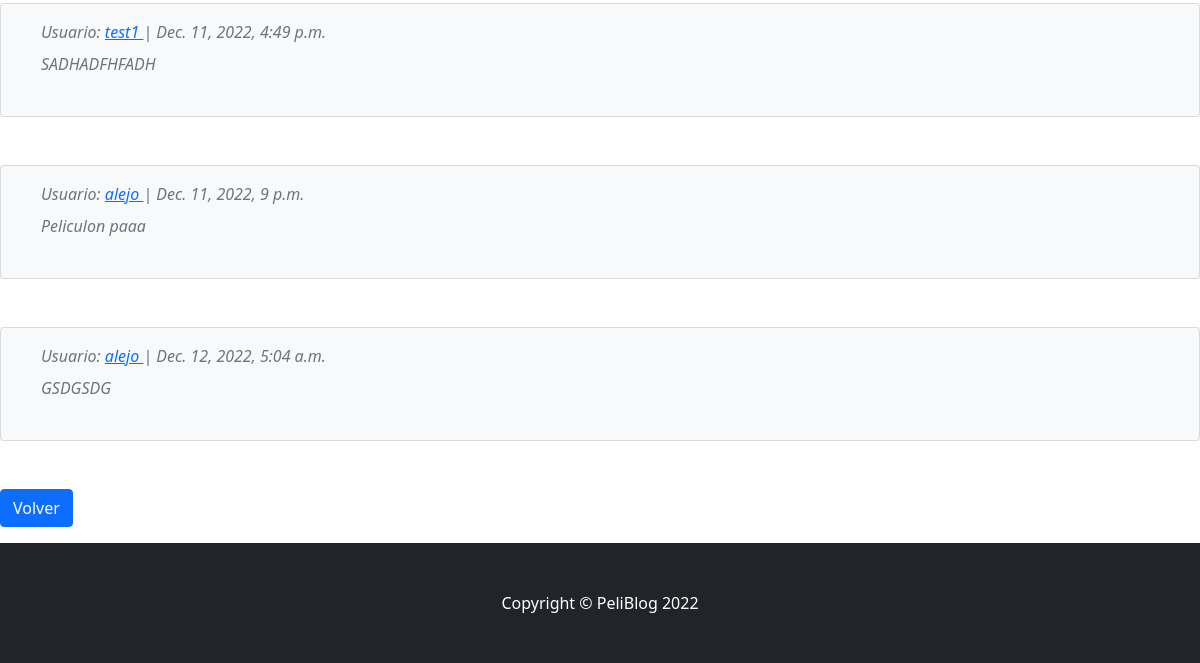
The app's page /pelicula_detail/Interestellar (signed in, lower part), older data.
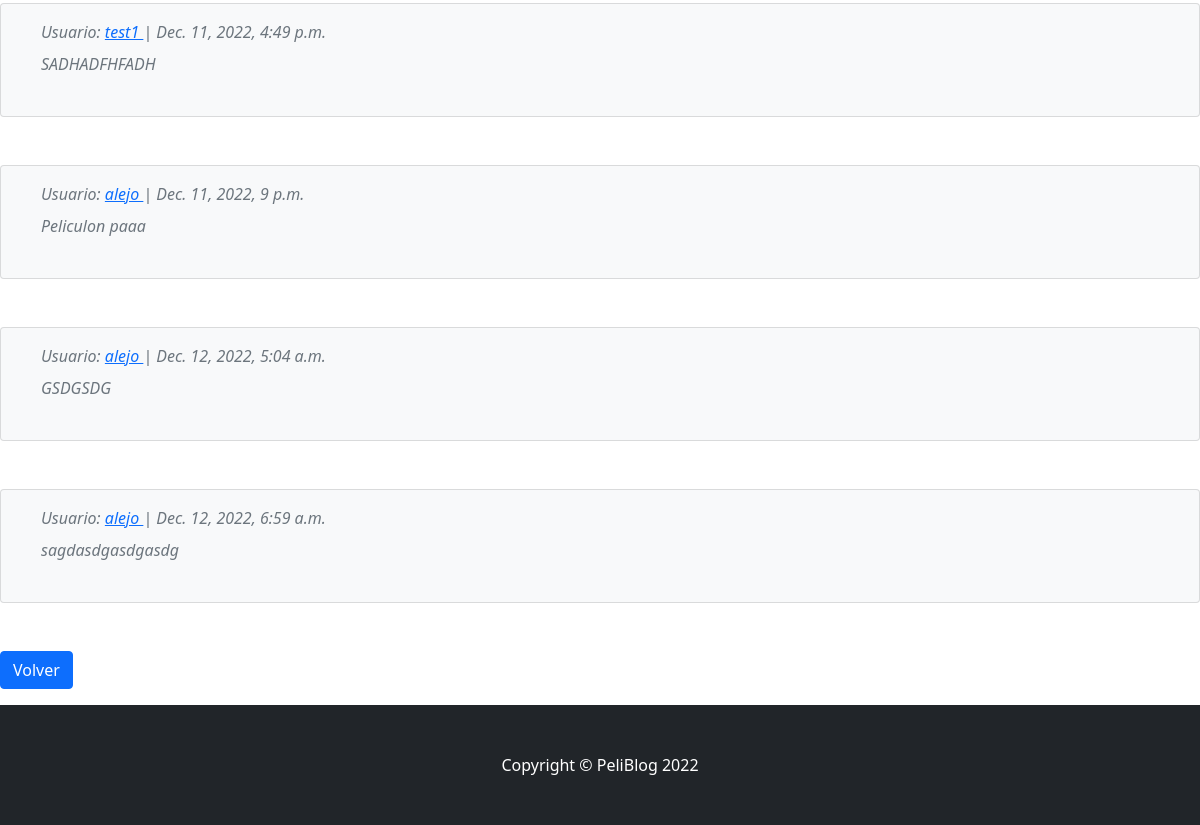
The same page, newer data.
### AppBlog/models.py (models this page shows, shortened)
class Comment(models.Model):
    usuario = models.ForeignKey(User, on_delete=models.CASCADE, related_name='post_comment_author')
    comentario = models.TextField()
    fecha = models.DateTimeField(auto_now_add=True)
    post = models.CharField(max_length=100)

### AppBlog/views.py (the view)
# urls.py: path('pelicula_detail/<pk>', PeliculaDetailView.as_view(), name="DetallePelicula"),
class PeliculaDetailView(DetailView):
    model = Peliculas
    template_name = "AppBlog/post.html"
    fields= "__all__"
    def get_context_data(self, *args, **kwargs ):
        pk = self.kwargs.get('pk')
        avatar = Avatar.objects.filter(user=self.request.user)
        if len(avatar) > 0:
            img = avatar[0].imagen.url
        else:
            img = None
        context = super(PeliculaDetailView, self).get_context_data(**kwargs)
        context = super(PeliculaDetailView, self).get_context_data(**kwargs)
        context['comentarios']=Comment.objects.filter(post=pk)
        context['img']=img
        return context

### AppBlog/templates/AppBlog/post.html (shortened to what this page needs)
{% extends 'AppBlog/templates/AppBlog/base2.html' %}
{%load static %}
    {% block ContenidoBody %}
    {% for i in comentarios %}
    <section class="mb-5">
        <div class="card bg-light">
            <div class="card-body">
                <div class="d-flex mb-4">
                    <div class="ms-4">
                        <div class="text-muted fst-italic mb-2">Usuario: <a href="{% url 'AppUsers:OpenProfile' peliculas.usuario_post %}">{{i.usuario}} </a> | {{i.fecha}}
                        </div>
                            <p1 class="text-muted fst-italic mb-3">{{i.comentario}}</p1>
                    </div>
                </div>
            </div>
        </div>
    </section>
    {% endfor %}
    {% endblock %}
    {% block BotonVolver %}
    <a class="btn btn-primary" href="{% url 'AppBlog:ListaPelicula' %}">Volver</a>
    {% endblock  %}

### AppBlog/templates/AppBlog/base2.html (shortened to what this page needs)
<!DOCTYPE html>
<html lang="en">
    <head>
        {% load static %}
        <link href="{% static 'AppBlog/css/styles.css' %}" rel="stylesheet" />
        <link href="#" rel="stylesheet" />
    </head>
    <body>
                {% block ContenidoBody %}
                {% endblock  %}
                {% block BotonVolver %}
                {% endblock  %}
        <footer class="py-5 bg-dark">
            <div class="container"><p class="m-0 text-center text-white">Copyright &copy; PeliBlog 2022</p></div>
        </footer>
    </body>
</html>

Row changes from the older to the newer data that the page shows:
added Comment: usuario "alejo", fecha "Dec. 12, 2022, 6:59 a.m.", comentario "sagdasdgasdgasdg"
